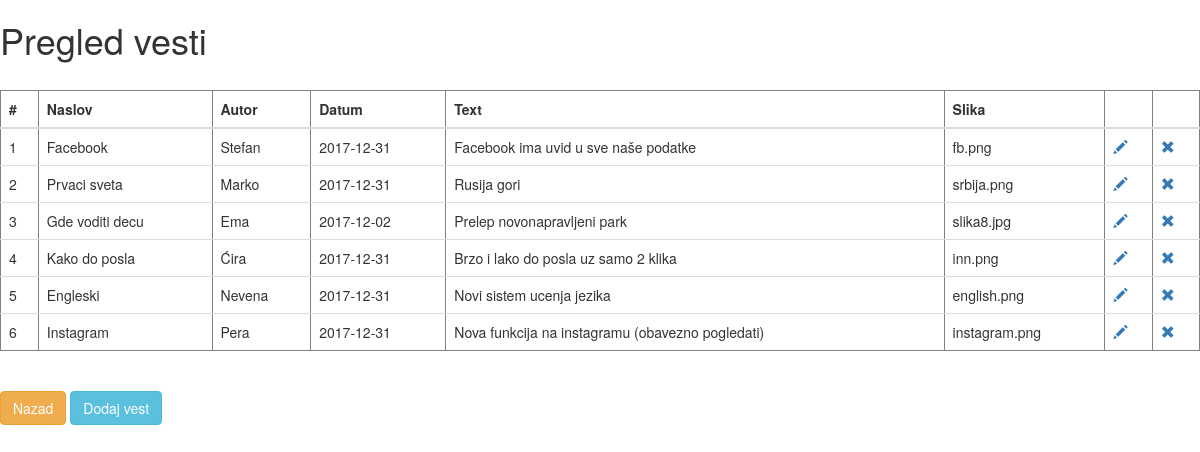
Screenshot of /php/pregled-vesti.php (signed in) with the database file from the repository.
### tables this page shows
CREATE TABLE `vest` (
  `id` int(11) NOT NULL,
  `admin_id` int(11) NOT NULL,
  `naslov` varchar(50) NOT NULL,
  `autor` varchar(50) NOT NULL,
  `datum` date NOT NULL,
  `text` text NOT NULL,
  `slika` text NOT NULL
);

### php/baza/DB.php (called while the page is built, shortened)
<?php
class DB {
	protected $config;
	protected $pdo = null;
	public function __construct() {
        $db_config = parse_ini_file(__DIR__ . '/baza.ini', true);
		$this->config = !empty($db_config) ? $db_config : array();
	}
	public function get($new = false) {
		try {
			$this->pdo = new \PDO(
				sprintf('mysql:dbname=%s',
					$this->config['name']
				),
				$this->config['username'],
				$this->config['password'],
				array(
					\PDO::ATTR_PERSISTENT => false,
					\PDO::MYSQL_ATTR_INIT_COMMAND => self::MYSQL_SET_NAMES_VALUE,
					\PDO::ATTR_ERRMODE => \PDO::ERRMODE_EXCEPTION,
				)
			);
		} catch (\PDOException $e) {
			var_dump($e->getMessage());die;
		} catch (\Exception $e) {
            var_dump($e->getMessage());
			$this->pdo = null;
			die;
		}
		return $this->pdo;
	}
	public function query($sql) {
		if ($this->get()) {
			try {
				$result = $this->pdo->query($sql);
				return $result;
			} catch (\PDOException $e) {
			} catch (\Exception $e) {
			}
		} else {
            throw new \Exception('Not connected to database');
		}
		return null;
	}
	public function fetchAll($sql, $safe = true) {
		$result = $this->query($sql);
		return empty($result) ? ($safe ? array() : null) : $result->fetchAll(\PDO::FETCH_ASSOC);
	}
}

### php/pregled-vesti.php (the view, shortened to what this page needs)
<?php
if ($_SESSION['admin'] == 0) {
    loginScreen();
} else {
?>
<!DOCTYPE html>
<html>
<head>
    <?php
        require_once __DIR__ . '/header.php';
    ?>
</head>
<body>
<div class="restoran">
    <h1>Pregled vesti</h1>
    <br>
    <div>
        <table class="table table-hover" border="1">
            <thead>
            <tr>
                <th>#</th>
                <th>Naslov</th>
                <th>Autor</th>
                <th>Datum</th>
                <th>Text</th>
                <th>Slika</th>
                <th></th>
                <th></th>
            </tr>
            </thead>
            <tbody id="vest_table">
            <?php
            require_once __DIR__ . '/baza/DB.php';
            $db = new \Baza\DB();
            $i=1;
            $vesti = $db->fetchAll("SELECT * FROM vest;");
            foreach ($vesti as $rez)
            {
                echo "<tr>\n";
                echo " <td>$i</td>\n";
                echo " <td>{$rez['naslov']}</td>\n";
                echo " <td>{$rez['autor']}</td>\n";
                echo " <td>{$rez['datum']}</td>\n";
                echo " <td>{$rez['text']}</td>\n";
                echo " <td>{$rez['slika']}</td>\n";
                echo " <td><a href='izmeni-vest.php?id={$rez['id']}' id='dugme'><span class='glyphicon glyphicon-pencil' aria-hidden='true'></span></a></td>\n";
                echo " <td><a href='db-ukloni-vest.php?id={$rez['id']}' id='dugme' onclick='if(!confirm(\"Da li ste sigurni?\"))return false;'><span class='glyphicon glyphicon-remove' aria-hidden='true'></span></a></td>\n";
                echo "</tr>\n";
              $i++;
            }
            ?>
            </tbody>
        </table>
    </div>
    <br>
    <a href="../admin/index.php" class="btn btn-md btn-warning" id="dugme1">Nazad</a>
    <a href="vest.php" class="btn btn-md btn-info" id="dugme2">Dodaj vest</a>
</div>
<br>
    <?php
    }
    ?>
</body>
</html>

### rows the page displays
vest: naslov "Facebook", autor "Stefan", datum "2017-12-31", text "Facebook ima uvid u sve naše podatke", slika "fb.png"
vest: naslov "Prvaci sveta", autor "Marko", datum "2017-12-31", text "Rusija gori", slika "srbija.png"
vest: naslov "Gde voditi decu", autor "Ema", datum "2017-12-02", text "Prelep novonapravljeni park", slika "slika8.jpg"
vest: naslov "Kako do posla", autor "Ćira", datum "2017-12-31", text "Brzo i lako do posla uz samo 2 klika", slika "inn.png"
vest: naslov "Engleski", autor "Nevena", datum "2017-12-31", text "Novi sistem ucenja jezika", slika "english.png"
vest: naslov "Instagram", autor "Pera", datum "2017-12-31", text "Nova funkcija na instagramu (obavezno pogledati)", slika "instagram.png"
